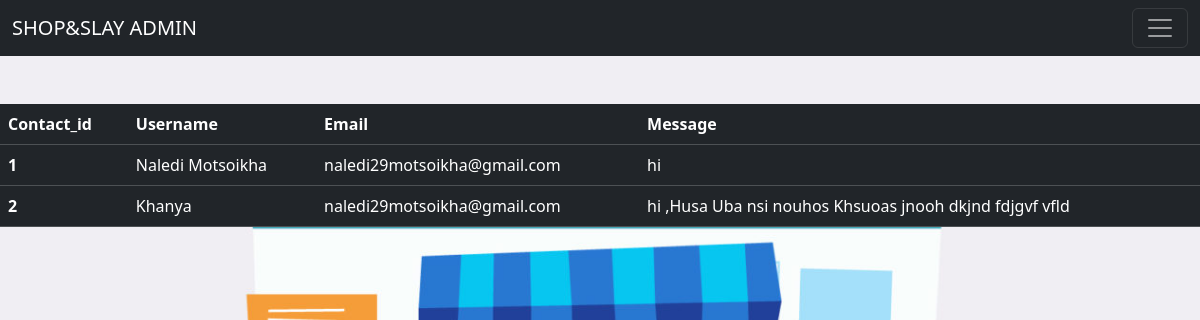
Page /MessageTable.php on the committed database.
### tables this page shows
CREATE TABLE IF NOT EXISTS `contact` (
  `contact_id` int NOT NULL AUTO_INCREMENT,
  `name` text NOT NULL,
  `email` text NOT NULL,
  `message` text NOT NULL,
  PRIMARY KEY (`contact_id`)
);

### MessageTable.php (the view, shortened to what this page needs)
<!DOCTYPE html>
<html lang="en">
<head>
    <link href="https://cdn.jsdelivr.net/npm/bootstrap@5.3.2/dist/css/bootstrap.min.css" rel="stylesheet">
</head>
    <body>
       <?php include 'admin_nav.php'?>
       <div class="row">
    <div class="container mt-5">
        <div class="col-lg-12">
       <table class="table table-dark table-hover">
  <thead>
    <tr>
      <th scope="col">Contact_id</th>
      <th scope="col">Username</th>
      <th scope="col">Email</th>
      <th scope="col">Message</th>
    </tr>
  </thead>
  <tbody>
  <?php
$sel_sql = "SELECT * FROM contact";
$run_sql = mysqli_query($conn, $sel_sql);
while ($row = mysqli_fetch_assoc($run_sql)) {
    echo'
    <tr>
      <th scope="row">' . $row['contact_id'] . '</th>
      <td>' . $row['name'] . '</td>
      <td>' . $row['email'] . '</td>
      <td>' . $row['message'] . '</td>
    </tr>';}
    ?>
  </tbody>
</table>
</body>
</html>

### MessageTable.php (style rules this page uses)
body { background-image: url('R.jpg'); background-size: cover; background-repeat: no-repeat; background-attachment: fixed; background-position: center; }

### rows in the picture
contact: contact_id "1", name "Naledi Motsoikha", email "naledi29motsoikha@gmail.com", message "hi"
contact: contact_id "2", name "Khanya", email "naledi29motsoikha@gmail.com", message "hi ,Husa Uba nsi nouhos Khsuoas jnooh dkjnd fdjgvf vfld"
